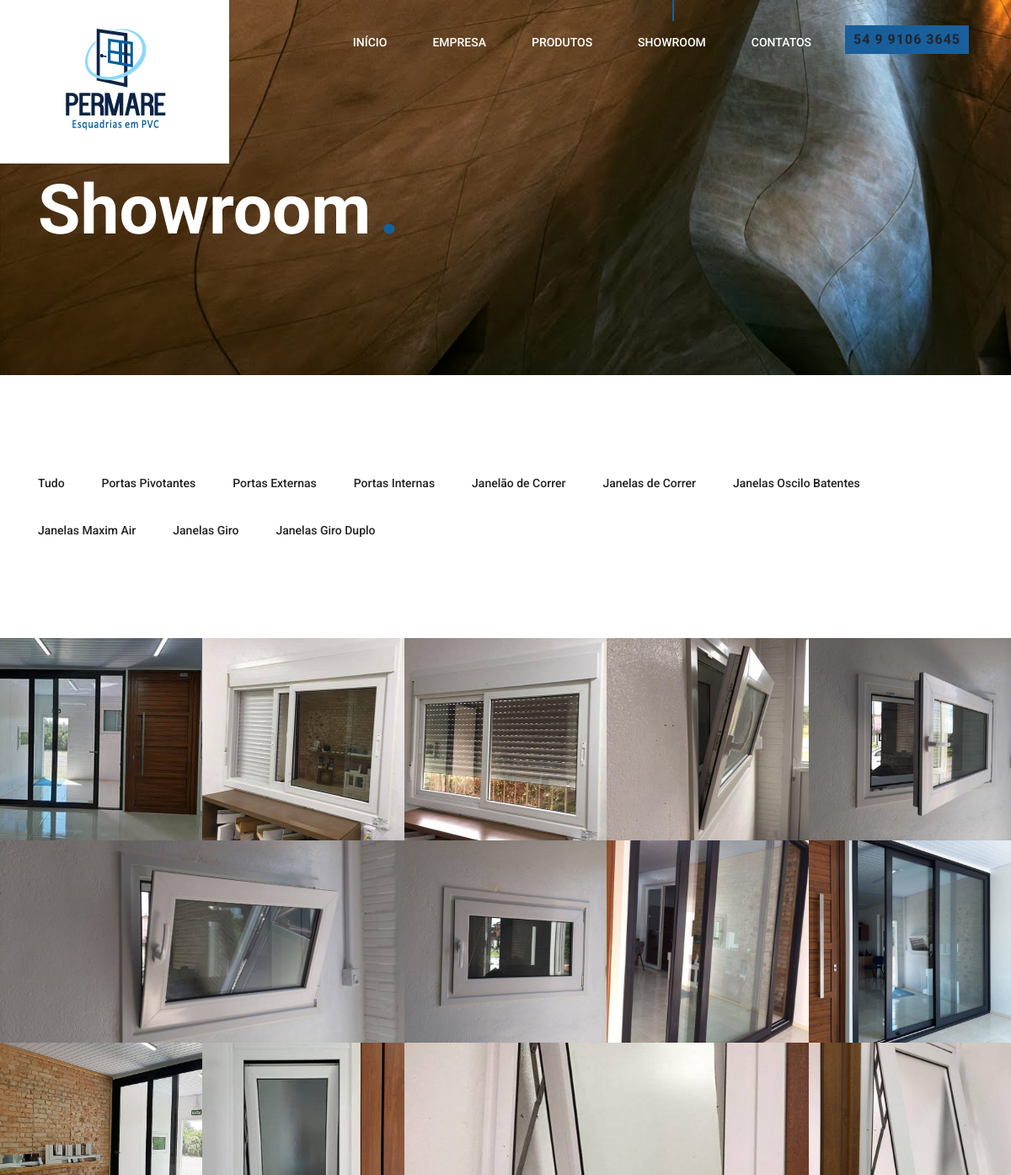
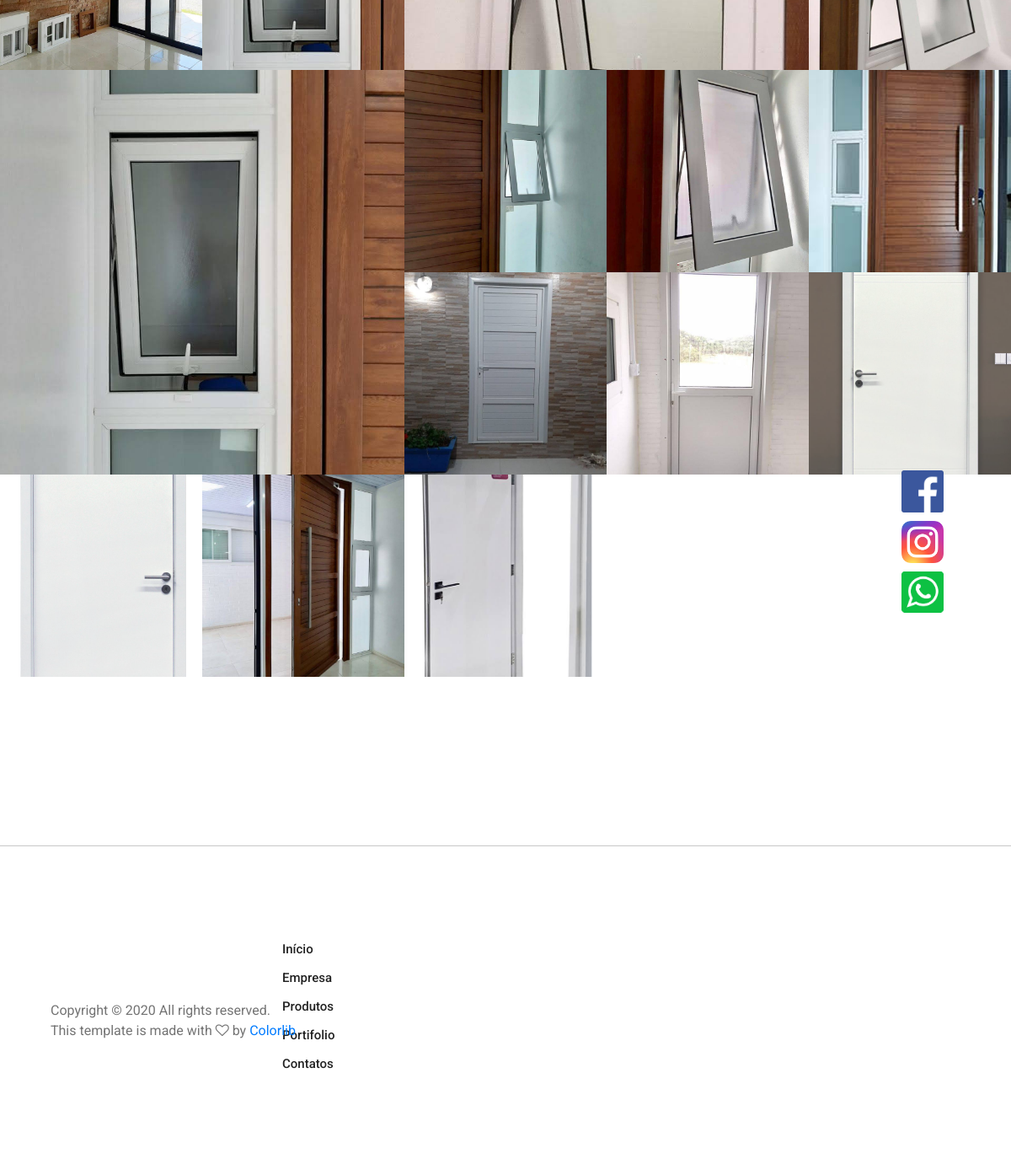
Page /showroom on the committed database (2 pictures, top to bottom).
### tables this page shows
CREATE TABLE `portifolio` (
  `foto_id` int(11) NOT NULL,
  `foto` varchar(255) NOT NULL,
  `foto_categoria` varchar(55) NOT NULL,
  `foto_grid` varchar(55) NOT NULL
);

### index.php (called while the page is built, shortened)
<?php
	include_once 'classes/Model.php';
	$page = $_GET['page'] ? $_GET['page'] : 'inicio';
	include 'includes/navbar.php';
	$model = new Model();
	include 'pages/'.$page.'.php';
	include 'includes/footer.php';
?>

### classes/Model.php (called while the page is built, shortened)
<?php
class Model
{
	private $pdo;
	protected function connect()
	{
		$this->pdo = new PDO('mysql:host='.$GLOBALS['host'].';dbname='.$GLOBALS['dbname'], $GLOBALS['user'], $GLOBALS['password']);
	}
	public function result($sql)
	{
		$this->stmt = $this->pdo->prepare($sql);
		$this->stmt->execute();
		$registers = array();
		while($register = $this->stmt->fetchObject())
		{
			$registers[] = $register;
		}
		switch(count($registers))
		{
			default : return $registers; break;
		}
	}
}

### pages/showroom.php (the view, shortened to what this page needs)
<?php
	$portifolio_itens = $model->result('SELECT * FROM portifolio');
?>
	<section class="page-header-section set_bg" data-setbg="img/header-bg.jpg">
		<div class="container">
			<h1 class="header-title">Showroom<span>.</span></h1>
		</div>
	</section>
<div class="wpp-link"><a target="_blank" href="https://www.facebook.com/PERMAREPVC"><img src="img/facebook_logo.png" alt=""></a><a target="_blank" href="https://www.instagram.com/permareesquadrias/"><img src="img/instagram-logo.png" alt=""></a><a target="_blank" href="https://api.whatsapp.com/send?phone=5554991063645"><img src="img/wpp-link.png" alt=""></a></div>
<div class="page-section spad">
		<div class="container">
			<ul class="portfolio-filter">
				<li class="filter" data-filter="*">Tudo</li>
				<li class="filter" data-filter=".Porta-Pivotante">Portas Pivotantes</li>
				<li class="filter" data-filter=".Porta-Externa">Portas Externas</li>
				<li class="filter" data-filter=".Porta-Interna">Portas Internas</li>
				<li class="filter" data-filter=".Janelao-de-Correr">Janelão de Correr</li>
				<li class="filter" data-filter=".Janelas-de-Correr">Janelas de Correr</li>
				<li class="filter" data-filter=".Janelas-Oscilo-Batente">Janelas Oscilo Batentes</li>
				<li class="filter" data-filter=".Janela-Maxim-Air">Janelas Maxim Air</li>
				<li class="filter" data-filter=".Janelas-Giro">Janelas Giro</li>
				<li class="filter" data-filter=".Janelas-Giro-Duplo">Janelas Giro Duplo</li>
			</ul>
		</div>
		<div class="portfolio-warp spad">
			<div id="portfolio">
					<?php foreach ($portifolio_itens as $key => $portifolio_item) { $img= $portifolio_item->foto; ?>
						<div class="grid-item set_bg <?php echo $portifolio_item->foto_grid; ?> <?php echo $portifolio_item->foto_categoria; ?>" data-setbg="painel/assets/images/<?php echo $img; ?>"></div>
					<?php } ?>
			</div>
		</div>
	</div>

### includes/navbar.php (shortened to what this page needs)
<!DOCTYPE html>
<html lang="en">
<head>
	<link rel="stylesheet" href="./css/bootstrap.min.css"/>
	<link rel="stylesheet" href="./css/font-awesome.min.css"/>
	<link rel="stylesheet" href="./css/animate.css"/>
	<link rel="stylesheet" href="./css/owl.carousel.css"/>
	<link rel="stylesheet" href="./css/style.css"/>
	<link rel="stylesheet" href="./css/magnific-popup.css">
</head>
<body>
  <header class="header-area">
    <a href="inicio" class="logo-area">
      <img src="img/logo.png" alt="">
    </a>
    <div class="phone-number">54 9 9106 3645</div>
    <nav class="nav-menu">
      <ul>
        <li <?php echo $page == 'inicio' ? 'class="active"' : ' '; ?>><a href="inicio">Início</a></li>
        <li <?php echo $page == 'empresa' ? 'class="active"' : ' '; ?>><a href="empresa">Empresa</a></li>
        <li <?php echo $page == 'produtos' ? 'class="active"' : ' '; ?>><a href="produtos">Produtos</a></li>
        <li <?php echo $page == 'showroom' ? 'class="active"' : ' '; ?>><a href="showroom">Showroom</a></li>
        <li <?php echo $page == 'contatos' ? 'class="active"' : ' '; ?>><a href="contatos">Contatos</a></li>
      </ul>
    </nav>
  </header>

### includes/footer.php (shortened to what this page needs)
	<footer class="footer-section">
		<div class="container">
			<div class="row">
				<div class="col-lg-9 offset-lg-3">
					<div class="row">
						<div class="col-md-4">
							<div class="footer-item">
								<ul>
									<li><a href="inicio">Início</a></li>
									<li><a href="empresa">Empresa</a></li>
									<li><a href="produtos">Produtos</a></li>
									<li><a href="portifolio">Portifolio</a></li>
									<li><a href="contatos">Contatos</a></li>
								</ul>
							</div>
						</div>
					</div>
				</div>
			</div>
		</div>
     <div class="copyright">Copyright &copy; <script>document.write(new Date().getFullYear());</script> All rights reserved.  <br>This template is made with <i class="fa fa-heart-o" aria-hidden="true"></i> by <a href="https://colorlib.com" target="_blank">Colorlib</a></div>
	</footer>
</body>
</html>

### css/style.css (style rules this page uses)
html, body { height: 100%; font-family: 'Roboto', sans-serif; }
h1, h2, h3, h4, h5, h6 { color: #222222; margin: 0; margin-bottom: 10px; font-weight: 700; }
h1 { font-size: 60px; margin-bottom: 40px; }
h1 span { background: #195f9c; padding: 0 10px; color: #222222; display: inline-block; }
img { max-width: 100%; }
ul, ol { padding: 0; margin: 0; }
.spad { padding: 100px 0; }
.set_bg { background-size: cover; background-repeat: no-repeat; }
.header-area { position: absolute; width: 100%; top: 0; z-index: 50; }
.logo-area { float: left; display: inline-block; background: #ffffff; padding: 20px 60px 30px; }
.phone-number { float: right; display: inline-block; padding: 5px 10px; background: #195f9c; font-weight: 700; letter-spacing: 1px; margin-top: 30px; margin-right: 50px; }
.nav-menu { display: inline-block; float: right; }
.nav-menu ul { list-style: none; }
.nav-menu ul li { display: inline; }
.nav-menu ul li a { display: inline-block; padding: 40px 10px 5px; text-transform: uppercase; margin-right: 30px; font-size: 14px; color: #fff; font-weight: 500; position: relative; }
.nav-menu ul li a:after { position: absolute; content: ""; width: 2px; height: 0; left: 50%; margin-left: 1px; top: 0; background: #195f9c; -webkit-transition: all 0.4s; -o-transition: all 0.4s; transition: all 0.4s; }
.nav-menu ul li.active>a:after { height: 25px; }
.footer-section { padding-top: 110px; padding-bottom: 110px; border-top: 1px solid #c8c8c8; position: relative; }
.footer-section .copyright { position: absolute; top: 50%; margin-top: -12px; left: 60px; color: #737373; }
.footer-item ul { list-style: none; }
.footer-item ul li { display: block; margin-bottom: 10px; }
.footer-item ul li a { display: inline-block; font-size: 15px; font-weight: 500; color: #222222; padding: 0 5px; }
.page-header-section { height: 445px; padding-top: 200px; }
.page-header-section .header-title { font-size: 82px; color: #fff; }
.page-header-section .header-title span { background: none; color: #195f9c; }
.portfolio-filter { list-style: none; line-height: 55px; }
.portfolio-filter li { display: inline-block; margin-right: 40px; font-size: 14px; color: #222; cursor: pointer; font-weight: 500; }
.portfolio-warp { display: block; overflow: hidden; }
.portfolio-warp .grid-item { width: 20%; background-position: center; }
.portfolio-warp .grid-item:after { content: ''; display: block; clear: both; }
.portfolio-warp .grid-item.grid-wide, .portfolio-warp .grid-item.grid-long { width: 40%; }
.wpp-link { width: 50px; height: 200px; right: 80px; top: 70%; position: fixed; z-index: 1000000; }
.wpp-link a img { max-width: 50px;margin-bottom: 10px; }

### rows in the picture
portifolio: shows a picture
portifolio: shows a picture
portifolio: shows a picture
portifolio: shows a picture
portifolio: shows a picture
portifolio: shows a picture
portifolio: shows a picture
portifolio: shows a picture
portifolio: shows a picture
portifolio: shows a picture
portifolio: shows a picture
portifolio: shows a picture
portifolio: shows a picture
portifolio: shows a picture
portifolio: shows a picture
portifolio: shows a picture
portifolio: shows a picture
portifolio: shows a picture
portifolio: shows a picture
portifolio: shows a picture
portifolio: shows a picture
portifolio: shows a picture
portifolio: shows a picture
